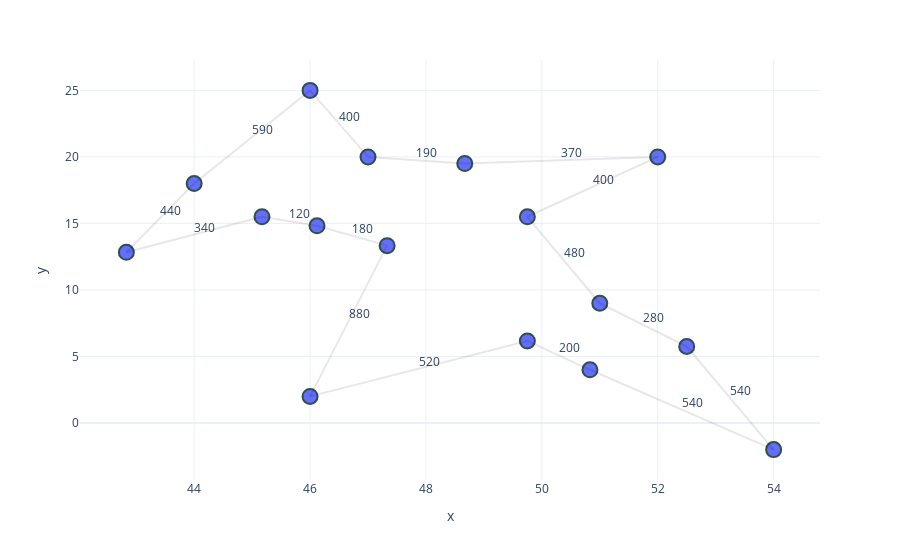

The notebook cell saved with this chart:
### Code cell
plot_cities_and_route(location, edges)

### Figure 1 — Plotly figure (JSON) as saved in the notebook; plotly's stock layout.template omitted (floating-point values rounded to 4 significant figures)
{"data": [{"hovertemplate": "<b>%{hovertext}</b><br><br>x=%{x}<br>y=%{y}<extra></extra>", "hovertext": ["ciudad_0", "ciudad_1", "ciudad_2", "ciudad_3", "ciudad_4", "ciudad_5", "ciudad_6", "ciudad_7", "ciudad_8", "ciudad_9", "ciudad_10", "ciudad_11", "ciudad_12", "ciudad_13", "ciudad_14", "ciudad_15"], "legendgroup": "", "marker": {"color": "#636efa", "line": {"color": "DarkSlateGrey", "width": 2}, "size": 15, "symbol": "circle"}, "mode": "markers", "name": "", "orientation": "v", "showlegend": false, "textposition": "top right", "texttemplate": "%{text:.2s}", "type": "scatter", "x": [46.12, 48.67, 52, 47.33, 50.83, 44, 51, 46, 52.5, 49.75, 45.17, 49.75, 46, 47, 42.83, 54], "xaxis": "x", "y": [14.82, 19.5, 20, 13.33, 4, 18, 9, 2, 5.75, 15.5, 15.5, 6.17, 25, 20, 12.83, -2], "yaxis": "y"}, {"mode": "text", "text": ["176.2595"], "textposition": "top right", "texttemplate": "%{text:.2s}", "type": "scatter", "x": [46.72], "y": [14.07]}, {"mode": "text", "text": ["877.2822"], "textposition": "top right", "texttemplate": "%{text:.2s}", "type": "scatter", "x": [46.66], "y": [7.665]}, {"mode": "text", "text": ["520.5903"], "textposition": "top right", "texttemplate": "%{text:.2s}", "type": "scatter", "x": [47.88], "y": [4.085]}, {"mode": "text", "text": ["195.6181"], "textposition": "top right", "texttemplate": "%{text:.2s}", "type": "scatter", "x": [50.29], "y": [5.085]}, {"mode": "text", "text": ["538.6348"], "textposition": "top right", "texttemplate": "%{text:.2s}", "type": "scatter", "x": [52.41], "y": [1]}, {"mode": "text", "text": ["542.1851"], "textposition": "top right", "texttemplate": "%{text:.2s}", "type": "scatter", "x": [53.25], "y": [1.875]}, {"mode": "text", "text": ["279.3231"], "textposition": "top right", "texttemplate": "%{text:.2s}", "type": "scatter", "x": [51.75], "y": [7.375]}, {"mode": "text", "text": ["481.7939"], "textposition": "top right", "texttemplate": "%{text:.2s}", "type": "scatter", "x": [50.38], "y": [12.25]}, {"mode": "text", "text": ["403.1683"], "textposition": "top right", "texttemplate": "%{text:.2s}", "type": "scatter", "x": [50.88], "y": [17.75]}, {"mode": "text", "text": ["372.3824"], "textposition": "top right", "texttemplate": "%{text:.2s}", "type": "scatter", "x": [50.34], "y": [19.75]}, {"mode": "text", "text": ["189.6159"], "textposition": "top right", "texttemplate": "%{text:.2s}", "type": "scatter", "x": [47.84], "y": [19.75]}, {"mode": "text", "text": ["398.8909"], "textposition": "top right", "texttemplate": "%{text:.2s}", "type": "scatter", "x": [46.5], "y": [22.5]}, {"mode": "text", "text": ["594.0088"], "textposition": "top right", "texttemplate": "%{text:.2s}", "type": "scatter", "x": [45], "y": [21.5]}, {"mode": "text", "text": ["437.7764"], "textposition": "top right", "texttemplate": "%{text:.2s}", "type": "scatter", "x": [43.41], "y": [15.41]}, {"mode": "text", "text": ["336.9472"], "textposition": "top right", "texttemplate": "%{text:.2s}", "type": "scatter", "x": [44], "y": [14.16]}, {"mode": "text", "text": ["118.2518"], "textposition": "top right", "texttemplate": "%{text:.2s}", "type": "scatter", "x": [45.64], "y": [15.16]}], "layout": {"legend": {"tracegroupgap": 0}, "margin": {"t": 60}, "shapes": [{"line": {"color": "rgb(0, 0, 0)"}, "opacity": 0.09, "type": "line", "x0": 46.12, "x1": 47.33, "y0": 14.82, "y1": 13.33}, {"line": {"color": "rgb(0, 0, 0)"}, "opacity": 0.09, "type": "line", "x0": 47.33, "x1": 46, "y0": 13.33, "y1": 2}, {"line": {"color": "rgb(0, 0, 0)"}, "opacity": 0.09, "type": "line", "x0": 46, "x1": 49.75, "y0": 2, "y1": 6.17}, {"line": {"color": "rgb(0, 0, 0)"}, "opacity": 0.09, "type": "line", "x0": 49.75, "x1": 50.83, "y0": 6.17, "y1": 4}, {"line": {"color": "rgb(0, 0, 0)"}, "opacity": 0.09, "type": "line", "x0": 50.83, "x1": 54, "y0": 4, "y1": -2}, {"line": {"color": "rgb(0, 0, 0)"}, "opacity": 0.09, "type": "line", "x0": 54, "x1": 52.5, "y0": -2, "y1": 5.75}, {"line": {"color": "rgb(0, 0, 0)"}, "opacity": 0.09, "type": "line", "x0": 52.5, "x1": 51, "y0": 5.75, "y1": 9}, {"line": {"color": "rgb(0, 0, 0)"}, "opacity": 0.09, "type": "line", "x0": 51, "x1": 49.75, "y0": 9, "y1": 15.5}, {"line": {"color": "rgb(0, 0, 0)"}, "opacity": 0.09, "type": "line", "x0": 49.75, "x1": 52, "y0": 15.5, "y1": 20}, {"line": {"color": "rgb(0, 0, 0)"}, "opacity": 0.09, "type": "line", "x0": 52, "x1": 48.67, "y0": 20, "y1": 19.5}, {"line": {"color": "rgb(0, 0, 0)"}, "opacity": 0.09, "type": "line", "x0": 48.67, "x1": 47, "y0": 19.5, "y1": 20}, {"line": {"color": "rgb(0, 0, 0)"}, "opacity": 0.09, "type": "line", "x0": 47, "x1": 46, "y0": 20, "y1": 25}, {"line": {"color": "rgb(0, 0, 0)"}, "opacity": 0.09, "type": "line", "x0": 46, "x1": 44, "y0": 25, "y1": 18}, {"line": {"color": "rgb(0, 0, 0)"}, "opacity": 0.09, "type": "line", "x0": 44, "x1": 42.83, "y0": 18, "y1": 12.83}, {"line": {"color": "rgb(0, 0, 0)"}, "opacity": 0.09, "type": "line", "x0": 42.83, "x1": 45.17, "y0": 12.83, "y1": 15.5}, {"line": {"color": "rgb(0, 0, 0)"}, "opacity": 0.09, "type": "line", "x0": 45.17, "x1": 46.12, "y0": 15.5, "y1": 14.82}], "showlegend": false, "uniformtext": {"minsize": 8, "mode": "hide"}, "xaxis": {"anchor": "y", "domain": [0, 1], "title": {"text": "x"}}, "yaxis": {"anchor": "x", "domain": [0, 1], "title": {"text": "y"}}}}
